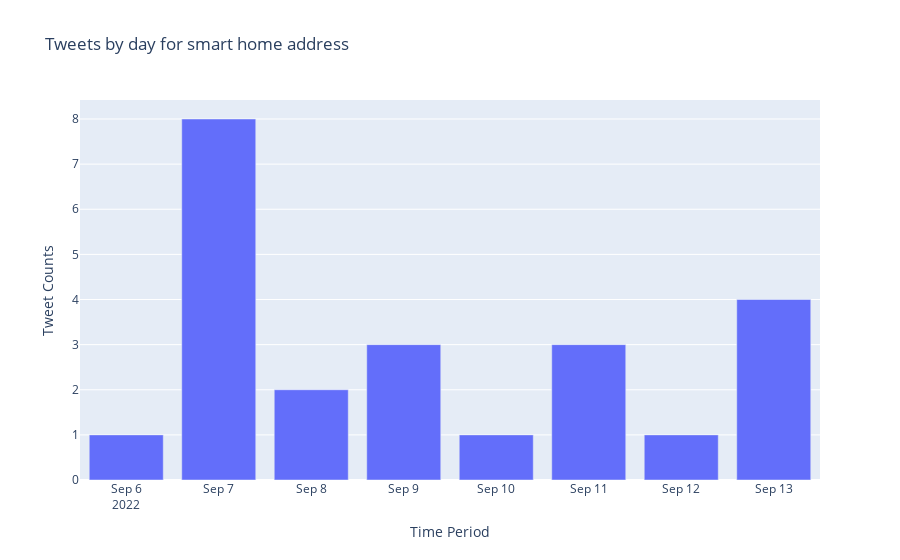

Notebook cell for this chart:
### Code cell
import plotly.graph_objects as go
from twarc import Twarc2
import json

# Replace with your own bearer token
client_2 = Twarc2(
    bearer_token='AAAAAAAAAAAAAAAAAAAAAIPigAEAAAAA64aeG60pydtseMVb%2BGO8DUKDueM%3DAn6Zp0E3hyfEjzYEh9e3iQYA25t9XpxJz7NHEt5e5SbAAhYphX')
# Replace the query below with your own query
query = "smart home address"

# Get the recent Tweet counts using Twarc for your query by day
search_results = client_2.counts_recent(query=query, granularity='day')

for page in search_results:
    # Get the data object from the Tweet counts response which contains the daily Tweet count
    data = page['data']
    break

#To display the Tweet counts in a bar graph, we will get the start date in a list called day to display on the x-axis
#and the corresponding tweet_counts in a list called tweet_counts to display on the y-axis
day = []
tweet_counts = []

for d in data:
    # Add the start date to display on x-axis
    day.append(d['start'][:10])
    # Add the daily Tweet counts to display on the y-axis
    tweet_counts.append(d['tweet_count'])

# Build a bar chart
fig = go.Figure(data=[go.Bar(x=day, y=tweet_counts)])

# Add the titles
fig.update_layout(xaxis_title="Time Period", yaxis_title="Tweet Counts",
                  title_text='Tweets by day for {}'.format(query))

fig.show()

### Figure 1 — Plotly figure (JSON) as saved in the notebook; plotly's stock layout.template omitted (floating-point values rounded to 4 significant figures)
{"data": [{"type": "bar", "x": ["2022-09-06", "2022-09-07", "2022-09-08", "2022-09-09", "2022-09-10", "2022-09-11", "2022-09-12", "2022-09-13"], "y": [1, 8, 2, 3, 1, 3, 1, 4]}], "layout": {"title": {"text": "Tweets by day for smart home address"}, "xaxis": {"title": {"text": "Time Period"}}, "yaxis": {"title": {"text": "Tweet Counts"}}}}
